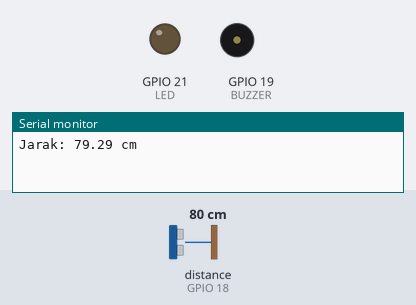
The sketch below on a simulated ESP32. On the bench: output pins drawn as LEDs (lit = HIGH), buzzer (waves = sounding), the last lines printed to the serial monitor. Wiring (inferred from the names in the program): ultrasonic range finder: trigger GPIO 5; echo GPIO 18. The inputs (shaded band) are chosen by the test bench; at power-on: distance to the obstacle (sensor on GPIO 18) 80 cm. The echo pulse lasts 58.3 µs per cm; WiFi joins after 1.5 s; servers stay silent unless stated; pins used as bus, display or sensor lines are not drawn.

Above: at 3.0 s.
3.1 s: distance to the obstacle (sensor on GPIO 18) set to 22 cm
5.0 s: distance to the obstacle (sensor on GPIO 18) set to 19 cm
At 6.2 s:
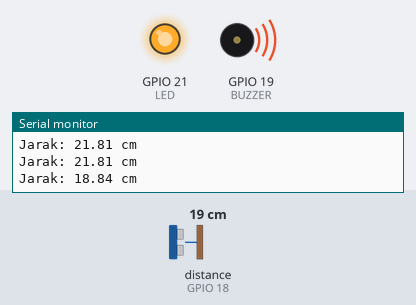
7.3 s: distance to the obstacle (sensor on GPIO 18) set to 35 cm
At 9.0 s:
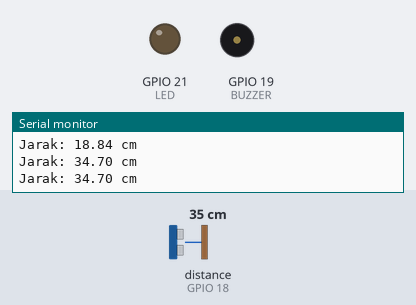
9.3 s: distance to the obstacle (sensor on GPIO 18) set to 2 cm
At 10.4 s:
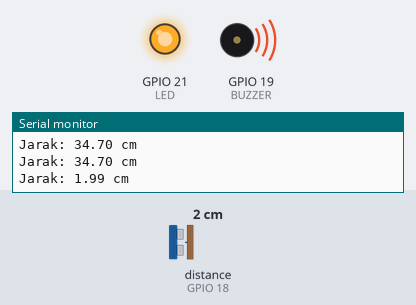
Timing chart, 0 to 12.3 s (numbered marks = the images above; inputs shaded):
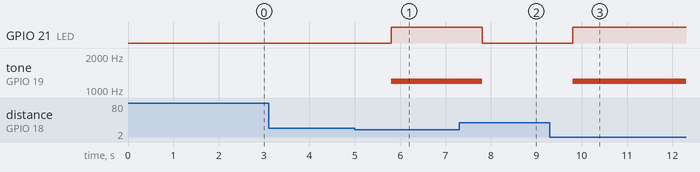

The sketch:

3_hcsr_parkir.ino
```cpp
#define BLYNK_TEMPLATE_ID "ISI_TEMPLATE_ID"
#define BLYNK_TEMPLATE_NAME "Smart Parking"
#define BLYNK_AUTH_TOKEN "ISI_AUTH_TOKEN"

#include <WiFi.h>
#include <BlynkSimpleEsp32.h>

char ssid[] = "Wokwi-GUEST";
char pass[] = "";

#define TRIG 5
#define ECHO 18
#define BUZZER 19
#define LED 21

int batasJarak = 20;
BlynkTimer timer;

BLYNK_WRITE(V3) {
  batasJarak = param.asInt();
}

float bacaJarak() {
  digitalWrite(TRIG, LOW);
  delayMicroseconds(2);

  digitalWrite(TRIG, HIGH);
  delayMicroseconds(10);
  digitalWrite(TRIG, LOW);

  long durasi = pulseIn(ECHO, HIGH);
  float jarak = durasi * 0.034 / 2;

  return jarak;
}

void sendSensor() {
  float jarak = bacaJarak();

  Serial.print("Jarak: ");
  Serial.print(jarak);
  Serial.println(" cm");

  Blynk.virtualWrite(V0, jarak);

  if (jarak <= batasJarak) {
    digitalWrite(LED, HIGH);
    tone(BUZZER, 1200);
    Blynk.virtualWrite(V1, 1);
    Blynk.virtualWrite(V2, "TERLALU DEKAT");
  } else {
    digitalWrite(LED, LOW);
    noTone(BUZZER);
    Blynk.virtualWrite(V1, 0);
    Blynk.virtualWrite(V2, "AMAN");
  }
}

void setup() {
  Serial.begin(115200);

  pinMode(TRIG, OUTPUT);
  pinMode(ECHO, INPUT);
  pinMode(BUZZER, OUTPUT);
  pinMode(LED, OUTPUT);

  Blynk.begin(BLYNK_AUTH_TOKEN, ssid, pass);
  timer.setInterval(1000L, sendSensor);
}

void loop() {
  Blynk.run();
  timer.run();
}
```

Measured:
- the behaviour switches between 21 and 20 cm on distance to the obstacle (sensor on GPIO 18) (found by bisection; images 0 and 1)
- after the input at 5.0 s, GPIO 21 (LED): LOW → HIGH after 0.81 s; tone on GPIO 19 (BUZZER): silent → 1200 Hz after 0.81 s
- after the input at 7.3 s, GPIO 21 (LED): HIGH → LOW after 0.51 s; tone on GPIO 19 (BUZZER): 1200 Hz → silent after 0.51 s
- after the input at 9.3 s, GPIO 21 (LED): LOW → HIGH after 0.50 s; tone on GPIO 19 (BUZZER): silent → 1200 Hz after 0.50 s
